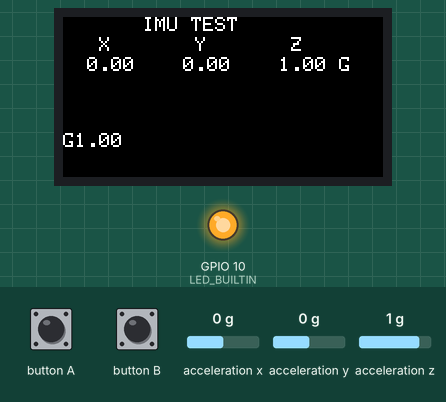
A sketch run on a simulated ESP32-S3. Parts: 160×80 colour display, output pins drawn as LEDs (lit = HIGH). The test bench sets the inputs (shaded band); at power-on: acceleration x 0 g, acceleration y 0 g, acceleration z 1 g.

Above: at 1.3 s.
1.4 s: acceleration x set to -1.4 g
At 2.3 s:
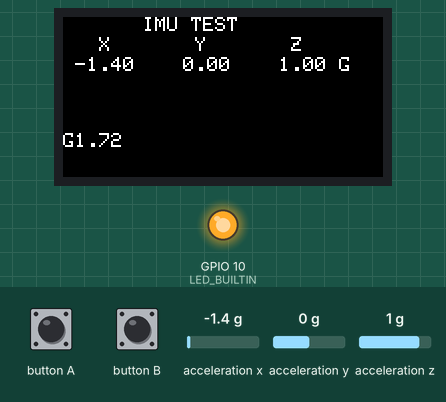
2.9 s: acceleration y set to -1.4 g
At 3.5 s:
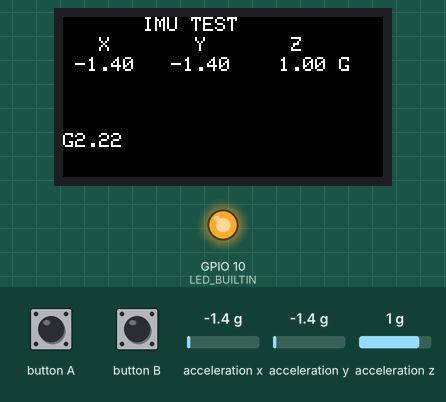
4.4 s: acceleration z set to -1.4 g
At 5.6 s:
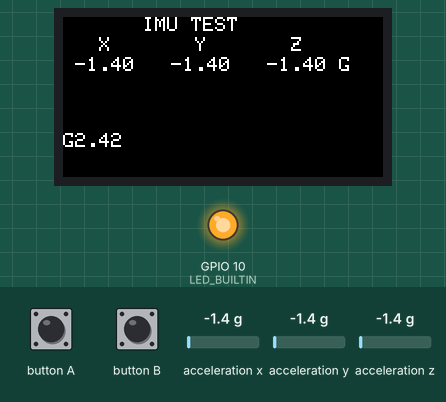
5.9 s: acceleration x set to -0.8 g
At 6.9 s:
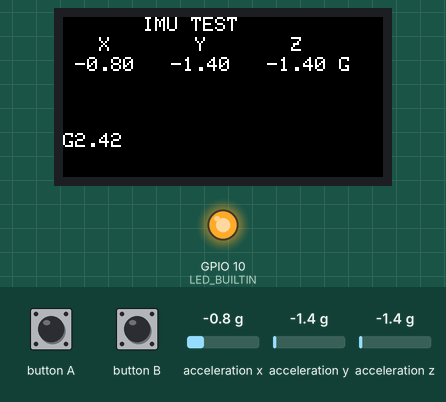
7.4 s: button A pressed for 0.15 s
At 8.7 s:
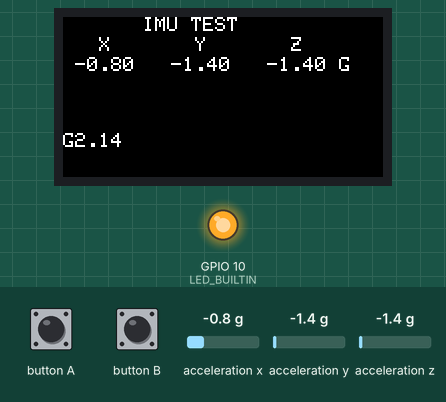
Timing chart, 0 to 10.0 s (numbered marks = the images above; inputs shaded):
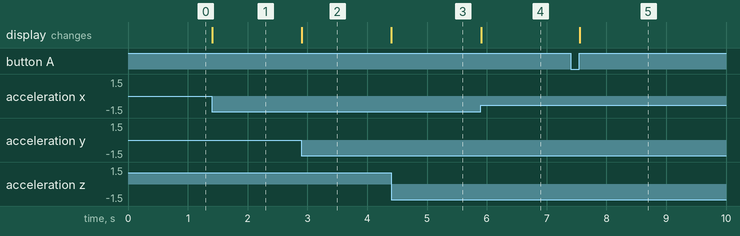

The sketch:

actual_imu_assignment_blink.ino
```cpp
// (licence header left out)
#include <M5StickC.h>

float accX = 0.0F;
float accY = 0.0F;
float accZ = 0.0F;

float accXSq = 0.0F;
float accYSq = 0.0F;
float accZSq = 0.0F;

float accMagSq = 0.0F;
float accMag = 0.0F;
float maxAccMag = 0.0F;

#define LED_BUILTIN 10

/* After M5StickC is started or reset
  the program in the setUp () function will be run, and this part will only be
  run once. 在 M5StickC
  启动或者复位后，即会开始执行setup()函数中的程序，该部分只会执行一次。 */
void setup() {
    M5.begin();
    M5.IMU.Init();  // Init IMU.  初始化IMU
    M5.Lcd.setRotation(3);
    M5.Lcd.setCursor(40, 0);
    M5.Lcd.println("IMU TEST");
    M5.Lcd.setCursor(0, 10);
    M5.Lcd.println("   X       Y       Z");
    M5.Lcd.setCursor(0, 50);
    // TODO: Add this again
    // M5.Lcd.println("Max accel magnitude");
    pinMode(LED_BUILTIN, OUTPUT);
    digitalWrite(LED_BUILTIN, HIGH);   // turn the LED off by making the voltage LOW
}

/*****************************************
M5.IMU.getGyroData(&gyroX,&gyroY,&gyroZ);
M5.IMU.getAccelData(&accX,&accY,&accZ);
M5.IMU.getAhrsData(&pitch,&roll,&yaw);
M5.IMU.getTempData(&temp);
*****************************************/
/* After the program in setup() runs, it runs the program in loop()
The loop() function is an infinite loop in which the program runs repeatedly
在setup()函数中的程序执行完后，会接着执行loop()函数中的程序
loop()函数是一个死循环，其中的程序会不断的重复运行 */
void loop() {
    M5.update();

    if (M5.BtnA.wasReleased()) {
      maxAccMag = 0.0F;
    }

    M5.IMU.getAccelData(&accX, &accY, &accZ);

    accXSq = sq(accX);
    accYSq = sq(accY);
    accZSq = sq(accZ);

    accMagSq = accXSq + accYSq + accZSq;
    accMag = sqrt(accMagSq);

    if (accMag > 9.5) {
      for(int i=0; i < 5; i++) {
        digitalWrite(LED_BUILTIN, LOW);  // turn the LED on (HIGH is the voltage level)
        delay(250);                     // wait for a second
        digitalWrite(LED_BUILTIN, HIGH);   // turn the LED off by making the voltage LOW
        delay(250);
      }
    }

    if(accMag > maxAccMag) {
      maxAccMag = accMag;
    }

    M5.Lcd.setCursor(0, 20);
    M5.Lcd.printf(" %5.2f   %5.2f   %5.2f G\n\n\n\n", accX, accY, accZ);
    M5.Lcd.setCursor(170, 50);

    M5.Lcd.print("G");
    M5.Lcd.println(maxAccMag);
}
```

Measured:
- after the input at 1.4 s, the display: changes at once (image 1)
- after the input at 2.9 s, the display: changes at once (image 2)
- after the input at 4.4 s, the display: changes at once (image 3)
- after the input at 5.9 s, the display: changes at once (image 4)
- after the input at 7.4 s, the display: changes after 0.15 s (image 5)
